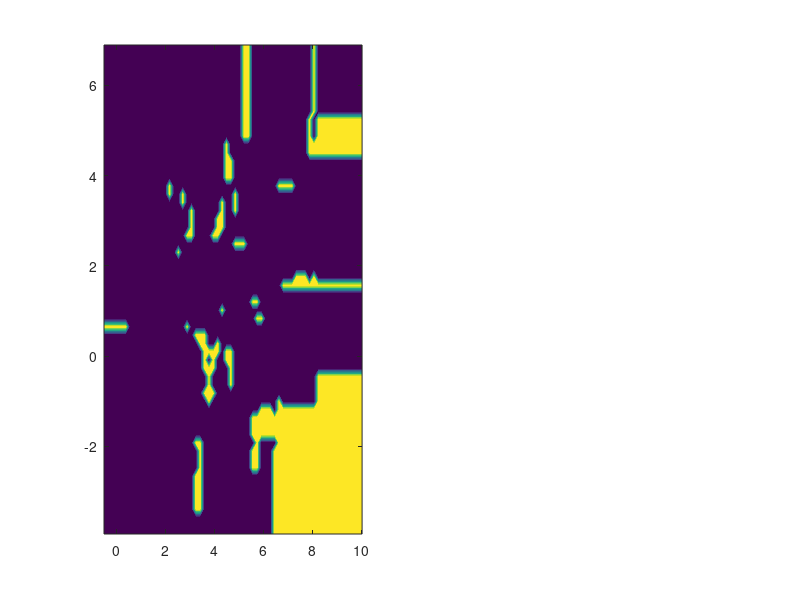

The MATLAB source for this figure: (Note: this script raises an error after producing the figure.)
%% =========================================================================
%  AFGENN — Adaptive Fast Geometric Extraction for Nearest Neighbors
%  MATLAB Implementation (Reference + Comparison)
%
%  Based on: "Adaptive Fast Geometric Extraction for Nearest Neighbors"
%             PhD Proposal, Version 2
%
%  Sections:
%   1. AFGENN Preprocessing  — dense ranks, global density
%   2. AFGENN Query          — adaptive hyper-window, density-ratio update
%   3. Classification rule   — majority vote on returned neighbor set
%   4. Baselines             — KNN, Weighted KNN, Fixed-Diff FGENN
%   5. Synthetic dataset     — density-gradient 2-D experiment
%   6. Results comparison    — accuracy, neighbor count, runtime tables
%
%  Tested with MATLAB R2022b+.  No external toolboxes required.
%  Random seed is fixed (rng(42)) for reproducibility.
% =========================================================================

clear; clc; close all;
rng(42);

%% =========================================================================
%  SECTION 1 — AFGENN Preprocessing
% =========================================================================

function [R, U, alpha, rho_global] = afgenn_preprocess(X)
% AFGENN_PREPROCESS  Build rank matrix and global density.
%
%   [R, U, alpha, rho_global] = afgenn_preprocess(X)
%
%   Input:
%     X        N x M  training feature matrix (doubles)
%
%   Outputs:
%     R          N x M  integer dense-rank matrix
%     U          1 x M  cell array of sorted unique value vectors
%     alpha      1 x M  number of unique values per feature
%     rho_global scalar  global rank-space density  (N / prod(alpha))

    [N, M] = size(X);
    R      = zeros(N, M, 'int32');
    U      = cell(1, M);
    alpha  = zeros(1, M);

    for m = 1:M
        u_m       = unique(X(:,m));   % sorted unique values
        U{m}      = u_m;
        alpha(m)  = numel(u_m);
        % Dense rank: rank(i,m) = 1 + number of unique values strictly less than x(i,m)
        for i = 1:N
            R(i,m) = int32(1 + sum(u_m < X(i,m)));
        end
    end

    V_global   = prod(double(alpha));
    rho_global = N / V_global;
end

%% =========================================================================
%  SECTION 2 — AFGENN Query-Time Extraction
% =========================================================================

function [neighbors, diff_final, lambda_trace] = afgenn_query( ...
        xq, R, U, alpha, rho_global, ...
        beta, epsilon, T_max, diff_min, diff_max)
% AFGENN_QUERY  Adaptive rank-space neighbor extraction for one query.
%
%   Inputs:
%     xq         1 x M  query feature vector
%     R          N x M  integer rank matrix from preprocessing
%     U          1 x M  cell: sorted unique value lists
%     alpha      1 x M  unique-count per feature
%     rho_global scalar  global density
%     beta       smoothing coefficient in [0,1] (default 0.7)
%     epsilon    convergence tolerance (default 0.1)
%     T_max      maximum iterations (default 20)
%     diff_min   minimum Diff (default 1)
%     diff_max   maximum Diff (default floor(min(alpha)/2))
%
%   Outputs:
%     neighbors    indices (into training set) of extracted neighbors
%     diff_final   final Diff value selected
%     lambda_trace lambda values recorded per iteration (diagnostic)

    if nargin < 6,  beta      = 0.7;              end
    if nargin < 7,  epsilon   = 0.1;              end
    if nargin < 8,  T_max     = 20;               end
    if nargin < 9,  diff_min  = 1;                end
    if nargin < 10, diff_max  = floor(min(alpha)/2); end
    diff_max = max(diff_min, diff_max);

    [N, M] = size(R);

    % --- Rank insertion for query xq (clipped to valid range) ---
    rq = zeros(1, M, 'int32');
    for m = 1:M
        rq(m) = int32(1 + sum(U{m} < xq(m)));
        rq(m) = int32(max(1, min(alpha(m), rq(m))));
    end

    diff      = diff_min;
    lambda_trace = zeros(T_max, 1);
    best_diff = diff;
    best_lam_dist = Inf;

    for t = 1:T_max
        % --- Extract hyper-window W_q(diff) ---
        in_window = true(N, 1);
        for m = 1:M
            lo = max(1,        int32(rq(m)) - int32(diff));
            hi = min(alpha(m), int32(rq(m)) + int32(diff));
            in_window = in_window & (R(:,m) >= lo) & (R(:,m) <= hi);
        end
        % Exclude self (if query is a training point — checked by rank match)
        rank_match = all(bsxfun(@eq, R, rq), 2);
        in_window  = in_window & ~rank_match;

        W_size = sum(in_window);

        % --- Boundary-corrected volume V_q(diff) ---
        V_q = 1;
        for m = 1:M
            L_qm = max(1,        double(rq(m)) - diff);
            U_qm = min(alpha(m), double(rq(m)) + diff);
            V_q  = V_q * (U_qm - L_qm + 1);
        end

        % --- Local density and ratio ---
        if V_q > 0
            rho_q  = W_size / V_q;
        else
            rho_q  = 0;
        end
        lambda = rho_q / max(rho_global, 1e-12);
        lambda_trace(t) = lambda;

        % Track best Diff by |log(lambda)| criterion (bounded-search fallback)
        if W_size > 0 && abs(log(max(lambda, 1e-9))) < best_lam_dist
            best_lam_dist = abs(log(max(lambda, 1e-9)));
            best_diff     = diff;
        end

        % --- Convergence check ---
        if abs(lambda - 1) <= epsilon && W_size > 0
            break;
        end

        % --- Adaptive update ---
        tau = 1e-6;  % division guard
        diff_new = beta * diff + (1 - beta) * diff / max(lambda, tau);
        diff_new = round(diff_new);
        diff_new = max(diff_min, min(diff_max, diff_new));

        % Stagnation: apply bounded-search fallback
        if diff_new == diff
            diff = best_diff;
            break;
        end
        diff = diff_new;
    end

    % Final neighbor extraction at converged/best diff
    in_window = true(N, 1);
    for m = 1:M
        lo = max(1,        int32(rq(m)) - int32(diff));
        hi = min(alpha(m), int32(rq(m)) + int32(diff));
        in_window = in_window & (R(:,m) >= lo) & (R(:,m) <= hi);
    end
    in_window   = in_window & ~rank_match;
    neighbors   = find(in_window);
    diff_final  = diff;
    lambda_trace = lambda_trace(1:t);
end

%% =========================================================================
%  SECTION 3 — Classification Decision Rule
% =========================================================================

function y_pred = afgenn_classify(Xtest, Xtrain, Ytrain, R, U, alpha, rho_global, varargin)
% AFGENN_CLASSIFY  Classify all test points using AFGENN neighbor extraction.
%
%   y_pred = afgenn_classify(Xtest, Xtrain, Ytrain, R, U, alpha, rho_global)
%
%   Classification rule (Eq. 19-20):
%     P(c | xq) = |{i in N(q) : yi = c}| / |N(q)|
%     y_hat     = argmax_c  P(c | xq)
%   Fallback: 1-NN by rank-L∞ distance when N(q) is empty.

    n_test  = size(Xtest, 1);
    y_pred  = zeros(n_test, 1);
    classes = unique(Ytrain);

    for i = 1:n_test
        neighbors = afgenn_query(Xtest(i,:), R, U, alpha, rho_global, varargin{:});

        if isempty(neighbors)
            % Fallback: nearest point by L-inf rank distance
            [~, idx] = min(max(abs(bsxfun(@minus, double(R), double(afgenn_rank_q(Xtest(i,:), U, alpha)))), [], 2));
            y_pred(i) = Ytrain(idx);
        else
            % Majority vote
            votes = arrayfun(@(c) sum(Ytrain(neighbors) == c), classes);
            [~, best] = max(votes);
            y_pred(i) = classes(best);
        end
    end
end

function rq = afgenn_rank_q(xq, U, alpha)
% Helper: compute rank coordinates of a query point.
    M  = numel(U);
    rq = zeros(1, M, 'int32');
    for m = 1:M
        rq(m) = int32(max(1, min(alpha(m), 1 + sum(U{m} < xq(m)))));
    end
end

%% =========================================================================
%  SECTION 4 — Baselines
% =========================================================================

function y_pred = knn_classify(Xtest, Xtrain, Ytrain, k)
% Standard KNN (Euclidean distance, majority vote).
    n_test  = size(Xtest, 1);
    y_pred  = zeros(n_test, 1);
    classes = unique(Ytrain);
    for i = 1:n_test
        dists      = sum(bsxfun(@minus, Xtrain, Xtest(i,:)).^2, 2);
        [~, idx]   = sort(dists, 'ascend');
        nn_labels  = Ytrain(idx(1:k));
        votes      = arrayfun(@(c) sum(nn_labels == c), classes);
        [~, best]  = max(votes);
        y_pred(i)  = classes(best);
    end
end

function y_pred = weighted_knn_classify(Xtest, Xtrain, Ytrain, k)
% Weighted KNN: weight = 1/dist^2 (Hechenbichler & Schliep 2004).
    n_test  = size(Xtest, 1);
    y_pred  = zeros(n_test, 1);
    classes = unique(Ytrain);
    for i = 1:n_test
        dists      = sum(bsxfun(@minus, Xtrain, Xtest(i,:)).^2, 2) + 1e-10;
        [~, idx]   = sort(dists, 'ascend');
        idx_k      = idx(1:k);
        w          = 1 ./ dists(idx_k).^2;
        votes      = arrayfun(@(c) sum(w(Ytrain(idx_k)==c)), classes);
        [~, best]  = max(votes);
        y_pred(i)  = classes(best);
    end
end

function y_pred = fgenn_fixed_classify(Xtest, Xtrain, Ytrain, R, U, alpha, diff_fixed)
% Fixed-Diff FGENN (no density adaptation) — baseline per FGENN [13].
    n_test  = size(Xtest, 1);
    y_pred  = zeros(n_test, 1);
    N       = size(Xtrain, 1);
    classes = unique(Ytrain);

    for i = 1:n_test
        rq = afgenn_rank_q(Xtest(i,:), U, alpha);
        in_window = true(N, 1);
        for m = 1:numel(U)
            lo = max(1,        int32(rq(m)) - int32(diff_fixed));
            hi = min(alpha(m), int32(rq(m)) + int32(diff_fixed));
            in_window = in_window & (R(:,m) >= lo) & (R(:,m) <= hi);
        end
        rank_match = all(bsxfun(@eq, R, rq), 2);
        in_window  = in_window & ~rank_match;
        neighbors  = find(in_window);

        if isempty(neighbors)
            dists     = sum(bsxfun(@minus, Xtrain, Xtest(i,:)).^2, 2);
            [~,idx]   = min(dists);
            y_pred(i) = Ytrain(idx);
        else
            votes      = arrayfun(@(c) sum(Ytrain(neighbors)==c), classes);
            [~, best]  = max(votes);
            y_pred(i)  = classes(best);
        end
    end
end

%% =========================================================================
%  SECTION 5 — Synthetic Dataset Generation
%             Two Gaussians: dense cluster + sparse cluster
% =========================================================================

fprintf('=== AFGENN Synthetic Density-Gradient Experiment ===\n\n');

N_dense  = 200;   % Dense cluster (class 1)
N_sparse =  80;   % Sparse cluster (class 2)
N_total  = N_dense + N_sparse;

% Dense cluster: tight, near origin
X_dense  = 0.4 * randn(N_dense,  2) + [1.5, 1.5];
% Sparse cluster: wide, offset
X_sparse = 1.8 * randn(N_sparse, 2) + [5.0, 1.5];

X_all = [X_dense;  X_sparse];
Y_all = [ones(N_dense, 1); 2*ones(N_sparse, 1)];

% Shuffle
perm  = randperm(N_total);
X_all = X_all(perm, :);
Y_all = Y_all(perm);

% 70 / 30 train-test split
n_train = round(0.7 * N_total);
Xtrain  = X_all(1:n_train,   :);
Ytrain  = Y_all(1:n_train);
Xtest   = X_all(n_train+1:end, :);
Ytest   = Y_all(n_train+1:end);

fprintf('Dataset: %d train, %d test samples; 2 features, 2 classes\n', n_train, numel(Ytest));
fprintf('Class distribution (train): class 1 = %d, class 2 = %d\n\n', sum(Ytrain==1), sum(Ytrain==2));

% Preprocess
[R, U, alpha, rho_global] = afgenn_preprocess(Xtrain);
fprintf('Rank matrix built. alpha = [%d, %d], rho_global = %.4f\n\n', alpha(1), alpha(2), rho_global);

%% =========================================================================
%  SECTION 6 — Classification and Results Comparison
% =========================================================================

k_values    = [3, 5, 7];      % for KNN and WKNN
diff_values = [1, 2, 3, 4];   % for fixed-Diff FGENN

%% --- AFGENN ---
fprintf('--- Running AFGENN (adaptive) ---\n');
tic;
y_afgenn = afgenn_classify(Xtest, Xtrain, Ytrain, R, U, alpha, rho_global, 0.7, 0.1, 20, 1);
t_afgenn = toc;
acc_afgenn    = mean(y_afgenn == Ytest) * 100;
class1_idx    = Ytest == 1;
class2_idx    = Ytest == 2;
recall1_afgenn = mean(y_afgenn(class1_idx) == 1) * 100;
recall2_afgenn = mean(y_afgenn(class2_idx) == 2) * 100;

% Compute average neighbor count across test queries (diagnostic)
neighbor_counts = zeros(numel(Ytest), 1);
for i = 1:numel(Ytest)
    nb = afgenn_query(Xtest(i,:), R, U, alpha, rho_global, 0.7, 0.1, 20, 1);
    neighbor_counts(i) = numel(nb);
end
avg_nb_afgenn = mean(neighbor_counts);

fprintf('  Accuracy: %.1f%%, Recall C1: %.1f%%, Recall C2: %.1f%%, Avg |N(q)|: %.1f, Time: %.3fs\n\n', ...
    acc_afgenn, recall1_afgenn, recall2_afgenn, avg_nb_afgenn, t_afgenn);

%% --- KNN ---
acc_knn = zeros(1, numel(k_values));
time_knn = zeros(1, numel(k_values));
for ki = 1:numel(k_values)
    k = k_values(ki);
    tic;
    y_knn = knn_classify(Xtest, Xtrain, Ytrain, k);
    time_knn(ki) = toc;
    acc_knn(ki)  = mean(y_knn == Ytest) * 100;
end

%% --- Weighted KNN ---
acc_wknn = zeros(1, numel(k_values));
time_wknn = zeros(1, numel(k_values));
for ki = 1:numel(k_values)
    k = k_values(ki);
    tic;
    y_wknn = weighted_knn_classify(Xtest, Xtrain, Ytrain, k);
    time_wknn(ki) = toc;
    acc_wknn(ki)  = mean(y_wknn == Ytest) * 100;
end

%% --- Fixed-Diff FGENN ---
acc_fgenn = zeros(1, numel(diff_values));
time_fgenn = zeros(1, numel(diff_values));
for di = 1:numel(diff_values)
    d = diff_values(di);
    tic;
    y_fgenn = fgenn_fixed_classify(Xtest, Xtrain, Ytrain, R, U, alpha, d);
    time_fgenn(di) = toc;
    acc_fgenn(di)  = mean(y_fgenn == Ytest) * 100;
end

%% =========================================================================
%  Print Results Table
% =========================================================================

fprintf('============================================================\n');
fprintf('  Method                   | Accuracy (%%) | Time (s)\n');
fprintf('------------------------------------------------------------\n');
fprintf('  AFGENN (adaptive)        |   %5.1f      |  %.4f\n', acc_afgenn, t_afgenn);
fprintf('------------------------------------------------------------\n');
for ki = 1:numel(k_values)
    fprintf('  KNN (k=%d)               |   %5.1f      |  %.4f\n', k_values(ki), acc_knn(ki), time_knn(ki));
end
fprintf('------------------------------------------------------------\n');
for ki = 1:numel(k_values)
    fprintf('  Weighted KNN (k=%d)      |   %5.1f      |  %.4f\n', k_values(ki), acc_wknn(ki), time_wknn(ki));
end
fprintf('------------------------------------------------------------\n');
for di = 1:numel(diff_values)
    fprintf('  FGENN Fixed (Diff=%d)    |   %5.1f      |  %.4f\n', diff_values(di), acc_fgenn(di), time_fgenn(di));
end
fprintf('============================================================\n\n');

%% =========================================================================
%  FIGURE 1 — Decision boundaries (2-D)
% =========================================================================

figure('Name', 'AFGENN vs KNN — Decision Boundaries', 'NumberTitle', 'off');
res = 60;
x1_range = linspace(min(X_all(:,1))-0.5, max(X_all(:,1))+0.5, res);
x2_range = linspace(min(X_all(:,2))-0.5, max(X_all(:,2))+0.5, res);
[G1, G2] = meshgrid(x1_range, x2_range);
Xgrid = [G1(:), G2(:)];

% AFGENN decision map
Z_afgenn = afgenn_classify(Xgrid, Xtrain, Ytrain, R, U, alpha, rho_global, 0.7, 0.1, 20, 1);
Z_afgenn = reshape(Z_afgenn, res, res);

% KNN k=5 decision map
Z_knn = knn_classify(Xgrid, Xtrain, Ytrain, 5);
Z_knn = reshape(Z_knn, res, res);

subplot(1,2,1);
contourf(G1, G2, Z_afgenn, 'LineColor', 'none'); colormap(gca, parula); hold on;
gscatter(Xtest(:,1), Xtest(:,2), Ytest, 'rb', 'o^', 7);
title('AFGENN (adaptive)'); xlabel('Feature 1'); ylabel('Feature 2');
legend({'Class 1', 'Class 2'}, 'Location', 'best');
grid on; set(gca, 'FontSize', 10);

subplot(1,2,2);
contourf(G1, G2, Z_knn, 'LineColor', 'none'); colormap(gca, parula); hold on;
gscatter(Xtest(:,1), Xtest(:,2), Ytest, 'rb', 'o^', 7);
title('KNN (k=5)'); xlabel('Feature 1'); ylabel('Feature 2');
legend({'Class 1', 'Class 2'}, 'Location', 'best');
grid on; set(gca, 'FontSize', 10);

sgtitle('Decision Boundaries: AFGENN vs KNN', 'FontWeight', 'bold');

%% =========================================================================
%  FIGURE 2 — Accuracy bar chart comparison
% =========================================================================

figure('Name', 'Accuracy Comparison', 'NumberTitle', 'off');
labels  = {'AFGENN', 'KNN-3', 'KNN-5', 'KNN-7', 'WKNN-3', 'WKNN-5', 'WKNN-7', ...
           'FGENN-D1', 'FGENN-D2', 'FGENN-D3', 'FGENN-D4'};
accs    = [acc_afgenn, acc_knn, acc_wknn, acc_fgenn];
colors  = [repmat([0.2 0.6 0.9], 1, 1); ...
           repmat([0.9 0.5 0.2], 3, 1); ...
           repmat([0.4 0.8 0.4], 3, 1); ...
           repmat([0.8 0.3 0.3], 4, 1)];

bar_h = bar(accs, 'FaceColor', 'flat');
bar_h.CData = colors;
set(gca, 'XTickLabel', labels, 'XTickLabelRotation', 40, 'FontSize', 9);
ylabel('Accuracy (%)'); title('Classification Accuracy — All Methods');
ylim([max(0, min(accs)-5), 100]);
yline(acc_afgenn, '--b', 'AFGENN', 'LabelHorizontalAlignment', 'left');
grid on;

%% =========================================================================
%  FIGURE 3 — Neighbor count distribution (AFGENN adaptive vs fixed Diff)
% =========================================================================

figure('Name', 'Neighbor Count Distribution', 'NumberTitle', 'off');
nb_fixed2 = zeros(numel(Ytest), 1);
for i = 1:numel(Ytest)
    rq = afgenn_rank_q(Xtest(i,:), U, alpha);
    in_window = true(n_train, 1);
    for m = 1:2
        lo = max(1, int32(rq(m)) - 2);
        hi = min(alpha(m), int32(rq(m)) + 2);
        in_window = in_window & (R(:,m) >= lo) & (R(:,m) <= hi);
    end
    rm = all(bsxfun(@eq, R, rq), 2);
    in_window = in_window & ~rm;
    nb_fixed2(i) = sum(in_window);
end

histogram(neighbor_counts, 'BinWidth', 2, 'FaceColor', [0.2 0.6 0.9], 'FaceAlpha', 0.7); hold on;
histogram(nb_fixed2,       'BinWidth', 2, 'FaceColor', [0.8 0.3 0.3], 'FaceAlpha', 0.7);
legend('AFGENN (adaptive)', 'FGENN Fixed (Diff=2)');
xlabel('Number of extracted neighbors'); ylabel('Frequency');
title('Neighbor Count Distribution per Query');
grid on;

%% =========================================================================
%  FIGURE 4 — λ (density ratio) trace for a sample query
% =========================================================================

figure('Name', 'AFGENN Lambda Convergence Trace', 'NumberTitle', 'off');
[~, ~, lambda_trace] = afgenn_query(Xtest(1,:), R, U, alpha, rho_global, 0.7, 0.1, 20, 1);
plot(1:numel(lambda_trace), lambda_trace, 'bo-', 'LineWidth', 1.5, 'MarkerSize', 6);
yline(1, '--k', '\lambda = 1 (target)');
yline(1.1, ':r', '\lambda = 1+\epsilon');
yline(0.9, ':g', '\lambda = 1-\epsilon');
xlabel('Iteration t'); ylabel('\lambda_q(Diff)');
title('Density Ratio \lambda Convergence (Sample Query)');
grid on;

fprintf('All figures generated. AFGENN MATLAB implementation complete.\n');
